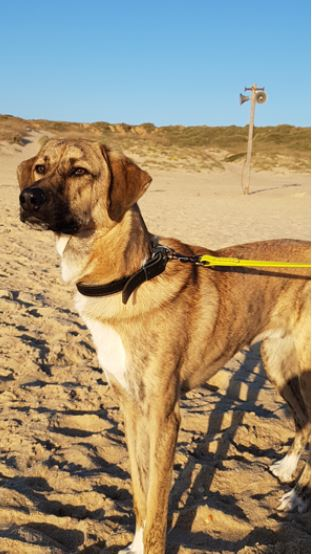
#> input picture Practice_OpenCV/dog.jpg, 312 x 554 px, given in place of the camera
$ python detect_color.py
#> lines starting #> are read from the running program, lines starting #| are printed output that depends on the picture; after the words box and inside, x2 and y2 are one past the last pixel; in counts of white or black regions, pixels touching at a corner belong together
from cv2 import cv2
import numpy as np


def empty(a):
    pass


cv2.namedWindow("Track Bars")
cv2.resizeWindow("Track Bars", (640, 240))
cv2.createTrackbar("Hue Min", "Track Bars", 0, 179, empty)
#> slider 'Hue Min' is set to 35
cv2.createTrackbar("Hue Max", "Track Bars", 179, 179, empty)
cv2.createTrackbar("Sat Min", "Track Bars", 0, 255, empty)
#> slider 'Sat Min' is set to 51
cv2.createTrackbar("Sat Max", "Track Bars", 255, 255, empty)
cv2.createTrackbar("Value Min", "Track Bars", 0, 255, empty)
#> slider 'Value Min' is set to 51
cv2.createTrackbar("Value Max", "Track Bars", 255, 255, empty)

frameWidth = 640
frameHeight = 480
cap = cv2.VideoCapture(0)
cap.set(3, frameWidth)
cap.set(4, frameHeight)

while True:
    success, img = cap.read()
#> img is the input picture: shape (554, 312, 3); mean B, G, R 118.9, 144.9, 158.3
    imgHSV = cv2.cvtColor(img, cv2.COLOR_BGR2HSV)
#> imgHSV: shape (554, 312, 3); mean H, S, V 39.8, 115, 179

    h_min = cv2.getTrackbarPos("Hue Min", "Track Bars")
    h_max = cv2.getTrackbarPos("Hue Max", "Track Bars")
    s_min = cv2.getTrackbarPos("Sat Min", "Track Bars")
    s_max = cv2.getTrackbarPos("Sat Max", "Track Bars")
    v_min = cv2.getTrackbarPos("Value Min", "Track Bars")
    v_max = cv2.getTrackbarPos("Value Max", "Track Bars")
    lower = np.array([h_min, s_min, v_min])
    upper = np.array([h_max, s_max, v_max])
    mask = cv2.inRange(imgHSV, lower, upper)
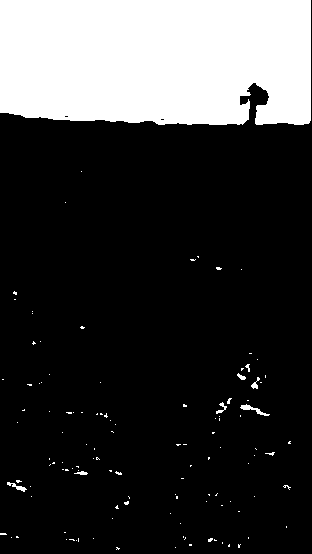
#> mask: shape (554, 312); 22.1% white; 119 white regions (111 under 20 px), largest, box (x1, y1, x2, y2) and area: (0, 0, 311, 125) 37350, (240, 404, 270, 416) 105, (7, 482, 27, 492) 69
    imgResult = cv2.bitwise_and(img, img, mask=mask)
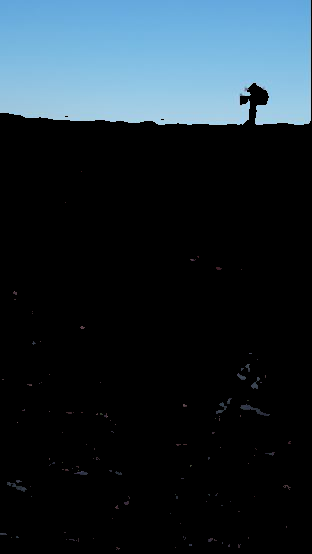
#> imgResult: shape (554, 312, 3); mean B, G, R 49, 41, 28.6
    cv2.imshow("Original Image", img)
    cv2.imshow("Final Output", imgResult)
    if cv2.waitKey(1) & 0xFF == ord('q'):
#> (key q is pressed here)
        break
